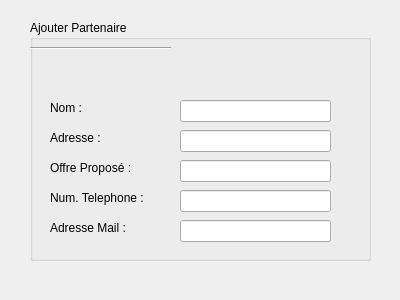
<?xml version="1.0" encoding="UTF-8"?>
<ui version="4.0">
 <class>Dialog</class>
 <widget class="QDialog" name="Dialog">
  <property name="geometry">
   <rect>
    <x>0</x>
    <y>0</y>
    <width>400</width>
    <height>300</height>
   </rect>
  </property>
  <property name="windowTitle">
   <string>Dialog</string>
  </property>
  <widget class="QGroupBox" name="groupBox">
   <property name="geometry">
    <rect>
     <x>30</x>
     <y>20</y>
     <width>341</width>
     <height>241</height>
    </rect>
   </property>
   <property name="title">
    <string>Ajouter Partenaire</string>
   </property>
   <widget class="QLabel" name="label">
    <property name="geometry">
     <rect>
      <x>20</x>
      <y>80</y>
      <width>56</width>
      <height>16</height>
     </rect>
    </property>
    <property name="text">
     <string>Nom :</string>
    </property>
   </widget>
   <widget class="QLabel" name="label_2">
    <property name="geometry">
     <rect>
      <x>20</x>
      <y>110</y>
      <width>56</width>
      <height>16</height>
     </rect>
    </property>
    <property name="text">
     <string>Adresse :</string>
    </property>
   </widget>
   <widget class="QLabel" name="label_3">
    <property name="geometry">
     <rect>
      <x>20</x>
      <y>140</y>
      <width>91</width>
      <height>16</height>
     </rect>
    </property>
    <property name="text">
     <string>Offre Proposé :</string>
    </property>
   </widget>
   <widget class="QLabel" name="label_4">
    <property name="geometry">
     <rect>
      <x>20</x>
      <y>170</y>
      <width>111</width>
      <height>16</height>
     </rect>
    </property>
    <property name="text">
     <string>Num. Telephone : </string>
    </property>
   </widget>
   <widget class="QLabel" name="label_5">
    <property name="geometry">
     <rect>
      <x>20</x>
      <y>200</y>
      <width>91</width>
      <height>16</height>
     </rect>
    </property>
    <property name="text">
     <string>Adresse Mail : </string>
    </property>
   </widget>
   <widget class="QLineEdit" name="lineEdit_nom">
    <property name="geometry">
     <rect>
      <x>150</x>
      <y>80</y>
      <width>151</width>
      <height>22</height>
     </rect>
    </property>
    <property name="maxLength">
     <number>10</number>
    </property>
    <property name="readOnly">
     <bool>false</bool>
    </property>
   </widget>
   <widget class="QLineEdit" name="lineEdit_ads">
    <property name="geometry">
     <rect>
      <x>150</x>
      <y>110</y>
      <width>151</width>
      <height>22</height>
     </rect>
    </property>
    <property name="maxLength">
     <number>20</number>
    </property>
    <property name="readOnly">
     <bool>false</bool>
    </property>
   </widget>
   <widget class="QLineEdit" name="lineEdit_ofr">
    <property name="geometry">
     <rect>
      <x>150</x>
      <y>140</y>
      <width>151</width>
      <height>22</height>
     </rect>
    </property>
    <property name="maxLength">
     <number>20</number>
    </property>
    <property name="readOnly">
     <bool>false</bool>
    </property>
   </widget>
   <widget class="QLineEdit" name="lineEdit_num">
    <property name="geometry">
     <rect>
      <x>150</x>
      <y>170</y>
      <width>151</width>
      <height>22</height>
     </rect>
    </property>
    <property name="maxLength">
     <number>13</number>
    </property>
    <property name="readOnly">
     <bool>false</bool>
    </property>
   </widget>
   <widget class="QLineEdit" name="lineEdit_mail">
    <property name="geometry">
     <rect>
      <x>150</x>
      <y>200</y>
      <width>151</width>
      <height>22</height>
     </rect>
    </property>
    <property name="maxLength">
     <number>14</number>
    </property>
    <property name="readOnly">
     <bool>false</bool>
    </property>
   </widget>
   <widget class="Line" name="line">
    <property name="geometry">
     <rect>
      <x>0</x>
      <y>20</y>
      <width>141</width>
      <height>16</height>
     </rect>
    </property>
    <property name="orientation">
     <enum>Qt::Horizontal</enum>
    </property>
   </widget>
  </widget>
 </widget>
 <resources/>
 <connections/>
</ui>
